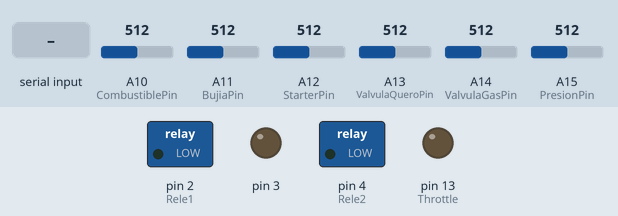
Recording of a sketch running on a simulated Arduino Mega 2560, built with avr-gcc and run on an emulated ATmega2560. Shown: switched loads named in the sketch (green lamp = pin HIGH), output pins drawn as LEDs (lit = HIGH). The test bench sets the inputs (shaded band); at power-on: A10 (CombustiblePin) = 512, A11 (BujiaPin) = 512, A12 (StarterPin) = 512, A13 (ValvulaQueroPin) = 512, A14 (ValvulaGasPin) = 512, A15 (PresionPin) = 512. What the sketch prints to the serial monitor is not drawn.

Above: at 2.7 s.
2.8 s: "Z" received over Serial
At 4.8 s:
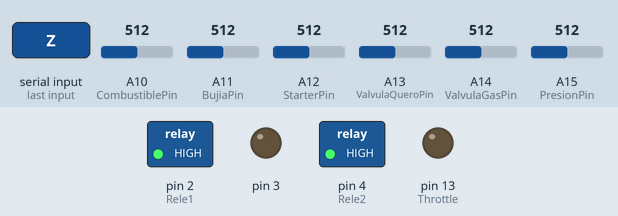
5.4 s: "90,45\n" received over Serial
At 7.0 s:
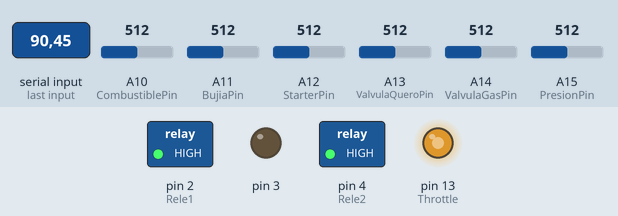
7.9 s: "30,150\n" received over Serial
At 10.3 s:
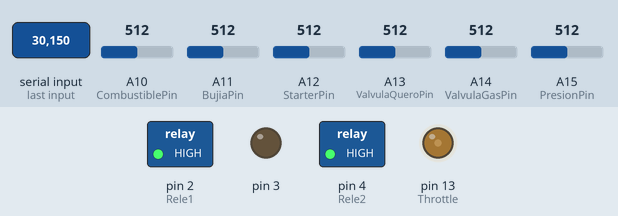
13.1 s: "X" received over Serial
At 15.0 s:
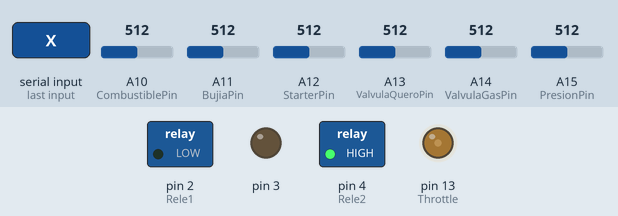
15.7 s: "A90\n" received over Serial
At 18.0 s:
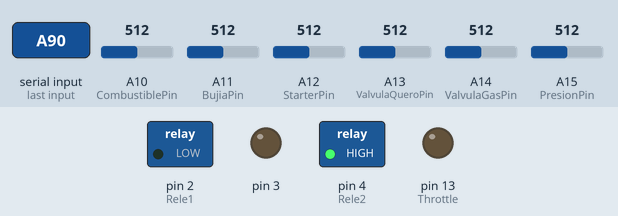
Timing chart, 0 to 21.2 s (numbered marks = the images above; inputs shaded):
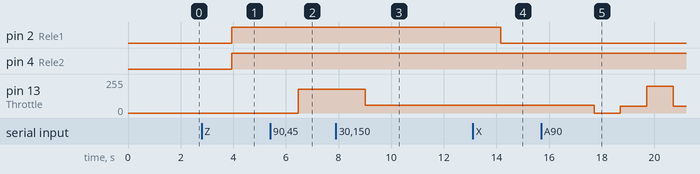

The sketch:

ControlMotorV10Final.ino
```cpp
//Definimos los pines que se van a utilizar para la comunición serie
#define PC Serial //RX0/TX0
#define FADEC Serial1 //RX1/TX1

//Definimos los pines de los actuadores del Arduino
#define Throttle 13
#define Rele1 2
#define Rele2 4

//Definimos los comandos principales que es capaz de recibir el FADEC en hexadecimal
byte LeePantalla[] = {0xC7, 0x2C, 0x52, 0x53, 0x44, 0x2C, 0x0D};//RSV
byte LeerValoresActuales[] = {0xC7, 0x2C, 0x52, 0x43, 0x56, 0x2C, 0x0D};//RCV  RPM, EGT in ºC, Pump Power, Voltage of Battery, Throttle %

void setup() {
  //Inicializamos los puertos serie con su respectiva velocidad y esperamos a que estos esten configurados
  PC.begin(115200);
  FADEC.begin(9600);
  delay(1500);

  //Configuramos el tipo de pin de nuestros actuadores como salida
  pinMode(Throttle,OUTPUT);
  pinMode(Rele1,OUTPUT);
  pinMode(Rele2,OUTPUT);
  delay(50);
}

void loop() {

    //Comprobamos si tenemos alguna entrada de comando desde MATLAB
    ControlesBasicosMotor();
    //Pedimos al FADEC que nos muestre la pantalla del HDT
    FADEC.write(LeePantalla, sizeof(LeePantalla));
    delay(50);
    //Pedimos al FADEC que nos muestre los datos de sus sensores
    FADEC.write(LeerValoresActuales, sizeof(LeerValoresActuales));
    //Leemos y enviamos los datos de los sensores de Arduino
    PC.print(DatosSensores());
    //Leemos los datos que nos ha enviadop el FADEC (HDT + sensores)
    if (FADEC.available()) {
      PC.println(FADEC.readString());
    }
    delay(100);
}
```

Controles.ino
```cpp
//Definimos los comandos que es capaz de recibir el FADEC en hexadecimal
byte DatoArriba[] = {0xC7, 0x2C, 0x57, 0x44, 0x55, 0x2C, 0x0D};//WDU
byte DatoAbajo[] = {0xC7, 0x2C, 0x57, 0x44, 0x44, 0x2C, 0x0D};//WDD
byte MenuArriba[] = {0xC7, 0x2C, 0x57, 0x4D, 0x55, 0x2C, 0x0D};//WMU
byte MenuAbajo[] = {0xC7, 0x2C, 0x57, 0x4D, 0x44, 0x2C, 0x0D};//WDM
byte VersionAdaptador[] = {0xC7, 0x2C, 0x52, 0x41, 0x56, 0x2C, 0x0D};//WDM
byte LimitesMotor[] = {0xC7, 0x2C, 0x52, 0x44, 0x4C, 0x2C, 0x0D};//WDM

void ControlesBasicosMotor(){
  if (PC.available() > 0) {
    //Leemos datos recibidos de MATLAB como texto y eliminamos espacio del final
    String DatosControl = PC.readString(); DatosControl.trim();

    //Convertimos el string de datos a su equivalente en float. Si es texto sale un 0.
    float PorcentajeF = DatosControl.toFloat();

    //Convertimos el string de datos a char
    byte buffer[DatosControl.length() + 1];
    DatosControl.toCharArray(buffer,DatosControl.length() + 1);

    //En función del caracter recibido desde MATLAB haremos una cosa u otra.
    switch (DatosControl[0]){
      case 'A':{Arranque();break;}
      case 'B':{FADEC.write(LeerValoresActuales, sizeof(LeerValoresActuales));break;}
      case 'C':{FADEC.write(DatoArriba, sizeof(DatoArriba));break;}
      case 'D':{FADEC.write(DatoAbajo, sizeof(DatoAbajo));break;}
      case 'E':{FADEC.write(MenuArriba, sizeof(MenuArriba));break;}
      case 'F':{FADEC.write(MenuAbajo, sizeof(MenuAbajo));break;}
      case 'G':{FADEC.write(VersionAdaptador, sizeof(VersionAdaptador));break;}
      case 'H':{FADEC.write(LimitesMotor, sizeof(LimitesMotor));break;}
      case 'Z':{ApagadoEmergencia(1);break;}
      case 'X':{ApagadoEmergencia(0);break;}
      default:
        //Si ninguna de las letras anteriores ha sido envida quiere decir que el valor enviado es un numero o un valor no definido.
        //Si es un numero valido aceleramos. Si es otra cosa no hacemos nada.
        if(PorcentajeF <= 100 and PorcentajeF >= 0){Acelera(PorcentajeF);}
    return;
    }
  }
}

//Funcion de arranque automático para uso mediante terminal serie
void Arranque(){
  PC.println("████████████████████");
  PC.println("Iniciando secuencia de arranque...");
  delay(1000); Acelera(0);  //Trim idle
  delay(1000); Acelera(25);  //Trim idle
  delay(1000); Acelera(100);  //Trim 100
  delay(1000); Acelera(25); //Trim idle
  delay(500); PC.println("Completada");
  return;
}

void Acelera(float PorcentajeF){
  int ThrottleInput = round(PorcentajeF/100*200); //Traducimos el porcentaje del acelerador a valores de control (0 a 200)
  analogWrite(Throttle,String(ThrottleInput).toInt()); //Pone el acelerador al valor de control calculado
  return;
}

void ApagadoEmergencia(int Valor){
  //Si el valor está activado se activan los reles de corte de las electrovalvulas y se pone el acelerador a 0.
  if(Valor==1){
    analogWrite(Rele1,255);
    analogWrite(Rele2,255);
    analogWrite(Throttle,0);
  }
  //Si el valor está desactivado se desactivan los reles de corte de las electrovalvulas.
  else {
    analogWrite(2,0);
    analogWrite(3,0);
  }
}
```

Sensores.ino
```cpp
//Definimos los pines analogicos de cada sensor
const byte  PresionPin = A15;
const byte  ValvulaGasPin = A14;
const byte  ValvulaQueroPin = A13;
const byte  StarterPin = A12;
const byte  BujiaPin = A11;
const byte  CombustiblePin = A10;

//Definimos el numero de muestras que vamos a utilizar al medir la presión o el voltaje del starter
int Nmuestras = 5;

String DatosSensores(){
//Esta funcion se encvarga de generar una trama de texto con los datos de los sensores
return "$SEN"+String(SensorPresion())+","+String(EstadoValvula(ValvulaGasPin))+","+String(EstadoValvula(ValvulaQueroPin))+","+String(VoltajeStarter())+","+String(EstadoBujia())+","+String(SensorCombustible())+"SEN$";
}

float SensorPresion(){
  //Definimos una variable como float
  float valor = 0;
  //Muestreamos la señal varias veces para evitar el ruido en los datos
  for (int i = 1; i <= Nmuestras; i++){
    //Leemos el pin del sensor de prersión y almacenamos el valor
    valor = valor + analogRead(PresionPin);
  }
  //La suma de valores logicos obtenida se divide entre el numero de muestras para sacar la media.
  //Este valor medio los dividimos entre el total de valores lógicos (1023) para obtener el porcentaje de voltios que tenemos respecto a 5 voltios.
  //Una vez hecho esto multiplicamos el porcentaje por 5 para sacar el voltaje, este voltaje si lo dividimos entre el valore de la resistencia utilizada nos da el amperaje de la señal del sensor, que al multiplicar 1000 obtenemos en mA.
  //Se vuelve a multiplicar por mil porque solo se pueden interpolar numeros enteros
  valor = ((valor/Nmuestras)/1023*5/221*1000*1000);
  //Desplazamos el cero absoluto hasta los 4 mA  e interpolamos valores de 0 a 4000 milibares entre 4 y 20 mA.
  //Por limitaciones de Arduino los float no muestran mas de dos decimales, entonces debemos enviar la presión medida en milibares.
  valor = map(valor,4*1000,20*1000,0,4000);
  return valor;
}

int EstadoValvula(byte pin){
  //Leemos el valor lógico correspondiente al voltaje de la electroválvula, si este es inferior a 50 quiere decir que el voltaje es cercano a 0V.
  //Como se ha detallado en el documento, el FADEC para activar estas cambia el voltaje de uno de los pines de estas a 0V.
  //Entonces cuando el voltaje leido por Arduino es cercano a 0V se considera que la válvula esta abierta, por tanto se manda un 1 (valor bionario).
  //Si el voltaje es lejano a los 0V, se manda un 0.
  return analogRead(pin)<50;
}

float VoltajeStarter(){
  //Definimos una variable como float
  float valor = 0;
  //Muestreamos la señal varias veces para evitar el ruido en los datos
  for (int i = 1; i <= Nmuestras; i++){
    valor = valor + analogRead(StarterPin);
  }
  //La suma de valores logicos obtenida se divide entre el numero de muestras para sacar la media.
  //Este valor medio los dividimos entre el total de valores lógicos (1023) para obtener el porcentaje de voltios que tenemos respecto a 5 voltios.
  //Como el divisor de tensión tiene una realción de 1/2 si multiplicamos lo obtenido anteriormente por 2 obtendremos el voltaje real.
  return valor/Nmuestras/1023*5*2;
}

float EstadoBujia(){
  //Leemos el valor lógico correspondiente al voltaje de la bujía, si este es mayor a 10 quiere decir que esta activada, por tanto se manda un 1 (valor bionario).
  //Si el valor es inferior a 10 esta apagaada, se manda un 0.
  return analogRead(BujiaPin)>10;
}


//Esta funcion se preparó para una futura adición de un sensor de flujo McMillan Flow Sens 104, si el sensor de combustible utilizado no es el mismo hay que modificarla.
float SensorCombustible(){
  //Definimos una variable como float
  float valor = 0;
  for (int i = 1; i <= Nmuestras; i++){
    valor = valor + analogRead(CombustiblePin);
  }
  valor=valor/Nmuestras/1023*5*1000;
  return map(valor,500,5000,100,1000);
}
```

Measured:
- after the input at 2.8 s, pin 2 (Rele1), pin 4 (Rele2): LOW → HIGH after 1.1 s
- after the input at 5.4 s, pin 13 (Throttle): 0/255 → 180/255 after 1.1 s
- after the input at 7.9 s, pin 13 (Throttle): 180/255 → 60/255 after 1.1 s
- after the input at 13.1 s, pin 2 (Rele1): HIGH → LOW after 1.1 s
- after the input at 15.7 s, pin 13 (Throttle): 60/255 → 0/255 after 2.0 s, → 50/255 1.0 s later, → 200/255 1.0 s later, → 50/255 1.0 s later
